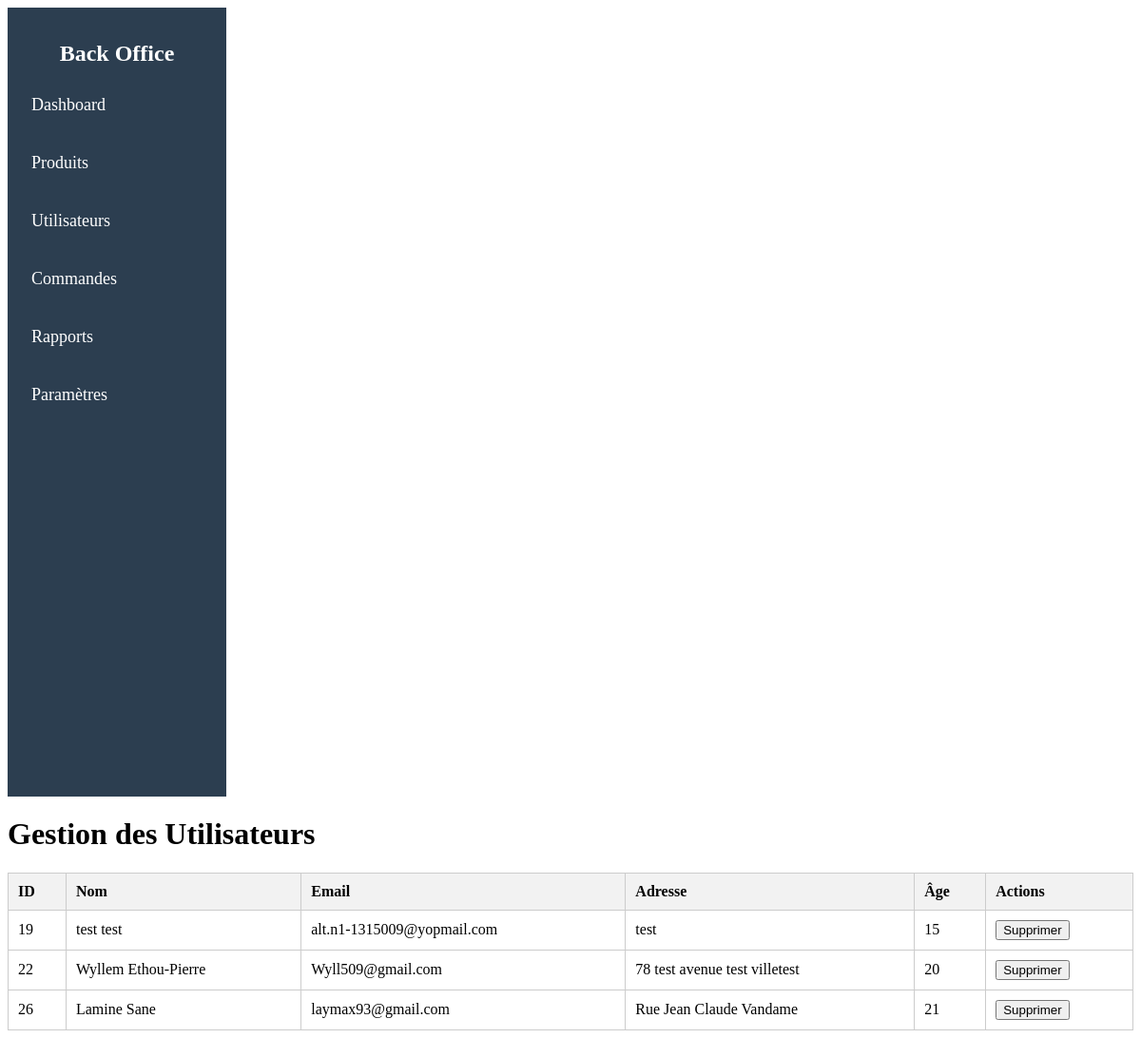
Screenshot of /Back_Office/users.php with the database file from the repository.
### tables this page shows
CREATE TABLE `users` (
  `user_id` int(11) NOT NULL,
  `username` varchar(50) NOT NULL,
  `email` varchar(100) NOT NULL,
  `password` varchar(255) NOT NULL,
  `first_name` varchar(50) DEFAULT NULL,
  `last_name` varchar(50) DEFAULT NULL,
  `age` int(11) DEFAULT NULL,
  `address` text DEFAULT NULL,
  `id_verification` varchar(255) DEFAULT NULL,
  `is_verified` tinyint(1) DEFAULT 0,
  `verification_token` varchar(64) DEFAULT NULL,
  `is_verified_mail` tinyint(1) DEFAULT 0,
  `session_token` varchar(64) DEFAULT NULL,
  `confirm_password` varchar(255) DEFAULT NULL,
  `profile_pic` varchar(255) DEFAULT 'default_profile.jpg'
);

### Back_Office/users.php (the view, shortened to what this page needs)
<?php
   require_once __DIR__ . '/db_connect.php';
function getUsers() {
    global $conn;
    $query = "SELECT * FROM users";
    $result = $conn->query($query);
    return $result->fetch_all(MYSQLI_ASSOC);
}
?>
<!DOCTYPE html>
<html lang="fr">
<head>
    <link rel="stylesheet" href="stylesu.css">
</head>
<body>
    <div class="sidebar">
        <h2>Back Office</h2>
        <ul>
            <li><a href="dashboard.php">Dashboard</a></li>
            <li><a href="products.php">Produits</a></li>
            <li><a href="users.php">Utilisateurs</a></li>
            <li><a href="orders.php">Commandes</a></li>
            <li><a href="reports.php">Rapports</a></li>
            <li><a href="settings.html">Paramètres</a></li>
        </ul>
    </div>
    <div class="main-content">
        <h1>Gestion des Utilisateurs</h1>
        <table>
            <thead>
                <tr>
                    <th>ID</th>
                    <th>Nom</th>
                    <th>Email</th>
                    <th>Adresse</th>
                    <th>Âge</th>
                    <th>Actions</th>
                </tr>
            </thead>
            <tbody>
                <?php
                $users = getUsers();
                foreach ($users as $user) {
                    echo "<tr>";
                    echo "<td>" . htmlspecialchars($user['user_id']) . "</td>";
                    echo "<td>" . htmlspecialchars($user['first_name'] . " " . $user['last_name']) . "</td>";
                    echo "<td>" . htmlspecialchars($user['email']) . "</td>";
                    echo "<td>" . htmlspecialchars($user['address']) . "</td>";
                    echo "<td>" . htmlspecialchars($user['age']) . "</td>";
                    echo "<td>
                        <form method='POST' style='display:inline-block;'>
                            <input type='hidden' name='user_id' value='" . htmlspecialchars($user['user_id']) . "'>
                            <button type='submit' name='action' value='delete' onclick='return confirm(\"Êtes-vous sûr de vouloir supprimer cet utilisateur ?\")'>Supprimer</button>
                        </form>
                    </td>";
                    echo "</tr>";
                }
                ?>
            </tbody>
        </table>
    </div>
</body>
</html>

### Back_Office/stylesu.css (style rules this page uses)
.sidebar { background-color: #2c3e50; color: white; width: 200px; padding: 15px; height: 100vh; }
.sidebar h2 { text-align: center; margin-bottom: 20px; }
.sidebar ul { list-style-type: none; padding: 0; }
.sidebar ul li { margin: 20px 0; }
.sidebar ul li a { color: white; text-decoration: none; font-size: 18px; display: block; padding: 10px; }
table { width: 100%; border-collapse: collapse; margin-top: 20px; }
th, td { border: 1px solid #ccc; padding: 10px; text-align: left; }
th { background-color: #f2f2f2; }

### rows the page displays
users: user_id "19", first_name+last_name "test test", email "alt.n1-1315009@yopmail.com", address "test", age "15"
users: user_id "22", first_name+last_name "Wyllem Ethou-Pierre", email "Wyll509@gmail.com", address "78 test avenue test villetest", age "20"
users: user_id "26", first_name+last_name "Lamine Sane", email "laymax93@gmail.com", address "Rue Jean Claude Vandame", age "21"
